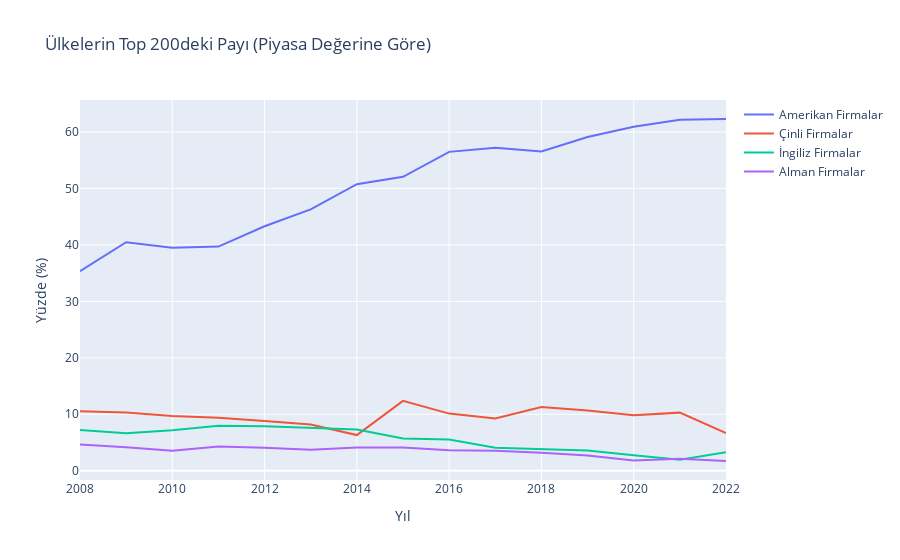

Notebook cell for this chart:
### Code cell
import plotly.graph_objects as go

total_market_value = data_set.groupby(['Year'])['Market_Value'].sum()
american_market_value = data_set[data_set['Country'] == 'United States'].groupby(['Year'])['Market_Value'].sum()
chinese_market_value = data_set[data_set['Country'] == 'China'].groupby(['Year'])['Market_Value'].sum()
uk_market_value = data_set[data_set['Country'] == 'United Kingdom'].groupby(['Year'])['Market_Value'].sum()
ger_mv = data_set[data_set['Country'] == 'Germany'].groupby(['Year'])['Market_Value'].sum()


american_proportion = american_market_value / total_market_value
chinese_proportion = chinese_market_value / total_market_value
uk_proportion = uk_market_value/ total_market_value
ger_proportion = ger_mv/total_market_value


fig = go.Figure()

fig.add_trace(go.Scatter(x=total_market_value.index, y=american_proportion*100, mode='lines', name='Amerikan Firmalar'))
fig.add_trace(go.Scatter(x=total_market_value.index, y=chinese_proportion*100, mode='lines', name='Çinli Firmalar'))
fig.add_trace(go.Scatter(x=total_market_value.index, y=uk_proportion*100, mode='lines', name='İngiliz Firmalar'))
fig.add_trace(go.Scatter(x=total_market_value.index, y=ger_proportion*100, mode='lines', name='Alman Firmalar'))


fig.update_layout(
    title='Ülkelerin Top 200deki Payı (Piyasa Değerine Göre)',
    xaxis_title='Yıl',
    yaxis_title='Yüzde (%)',
)


fig.show()

### Figure 1 — Plotly figure (JSON) as saved in the notebook; plotly's stock layout.template omitted (floating-point values rounded to 4 significant figures)
{"data": [{"mode": "lines", "name": "Amerikan Firmalar", "type": "scatter", "x": [2008, 2009, 2010, 2011, 2012, 2013, 2014, 2015, 2016, 2017, 2018, 2019, 2020, 2021, 2022], "y": [35.35, 40.49, 39.51, 39.71, 43.3, 46.28, 50.75, 52.07, 56.48, 57.22, 56.54, 59.13, 60.93, 62.15, 62.3]}, {"mode": "lines", "name": "Çinli Firmalar", "type": "scatter", "x": [2008, 2009, 2010, 2011, 2012, 2013, 2014, 2015, 2016, 2017, 2018, 2019, 2020, 2021, 2022], "y": [10.54, 10.33, 9.68, 9.399, 8.792, 8.192, 6.315, 12.38, 10.12, 9.247, 11.27, 10.69, 9.81, 10.29, 6.689]}, {"mode": "lines", "name": "İngiliz Firmalar", "type": "scatter", "x": [2008, 2009, 2010, 2011, 2012, 2013, 2014, 2015, 2016, 2017, 2018, 2019, 2020, 2021, 2022], "y": [7.214, 6.659, 7.17, 7.964, 7.881, 7.578, 7.31, 5.719, 5.542, 4.055, 3.791, 3.584, 2.744, 1.953, 3.256]}, {"mode": "lines", "name": "Alman Firmalar", "type": "scatter", "x": [2008, 2009, 2010, 2011, 2012, 2013, 2014, 2015, 2016, 2017, 2018, 2019, 2020, 2021, 2022], "y": [4.664, 4.183, 3.557, 4.298, 4.085, 3.723, 4.121, 4.107, 3.631, 3.534, 3.19, 2.696, 1.821, 2.113, 1.726]}], "layout": {"title": {"text": "Ülkelerin Top 200deki Payı (Piyasa Değerine Göre)"}, "xaxis": {"title": {"text": "Yıl"}}, "yaxis": {"title": {"text": "Yüzde (%)"}}}}
